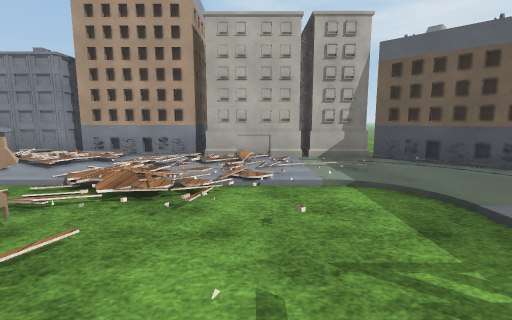
view 1 (above)

24 first-person views from a walk through a 3-D level made in the Unity game engine. The camera is 1.3 m above the floor, tilts 8° down and sees 85° across. The floor is counted in squares, 1 m on a side. Each view is taken from the middle of a square. On the plan, view 1 faces up. The plan holds only what a view shows up to about 13 squares ahead; the rest is blank. The place goes on beyond the plan. The terrain is drawn as flat ground. Surface patterns are stand-ins for the level's own textures.

view 2
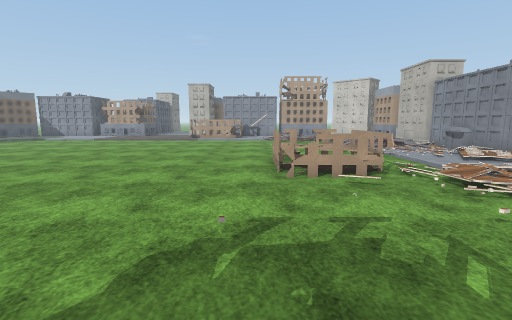

view 3
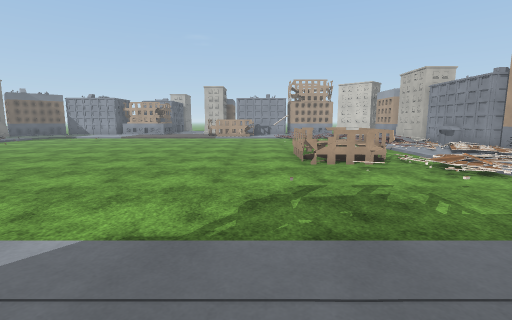

view 4
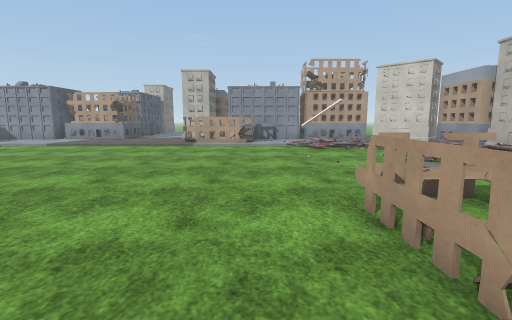

view 5
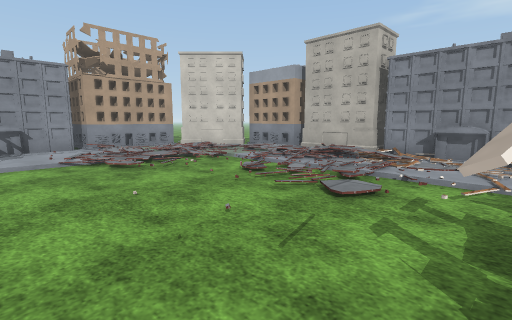

view 6
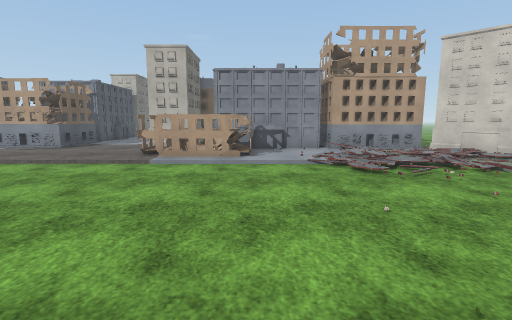

view 7
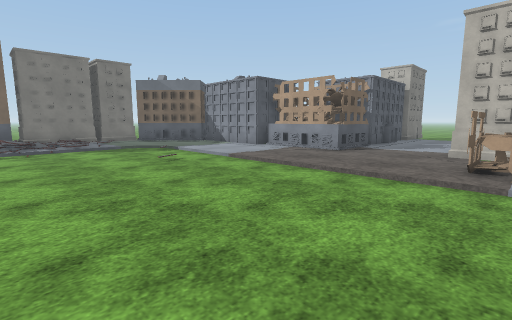

view 8
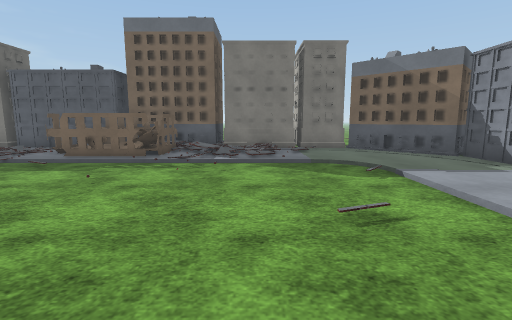

view 9
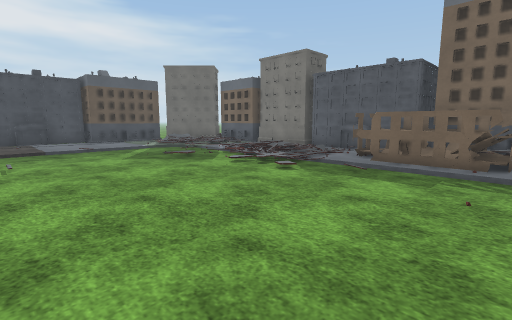

view 10
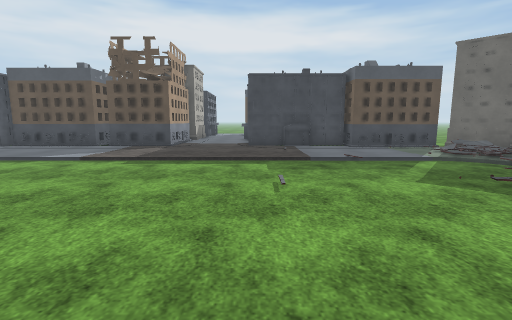

view 11
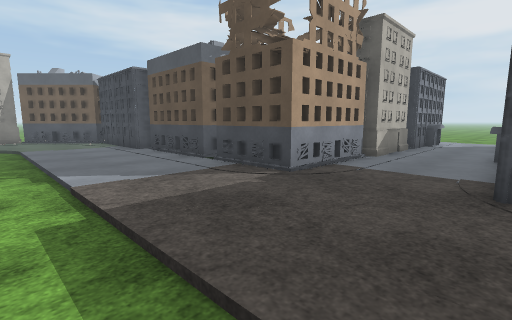

view 12
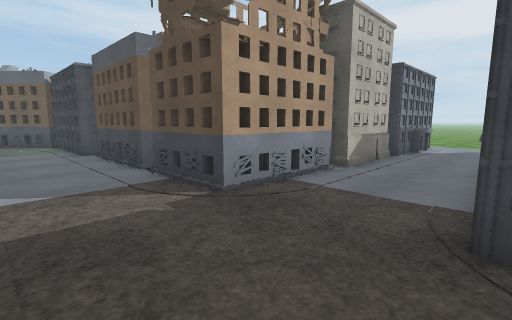

view 13
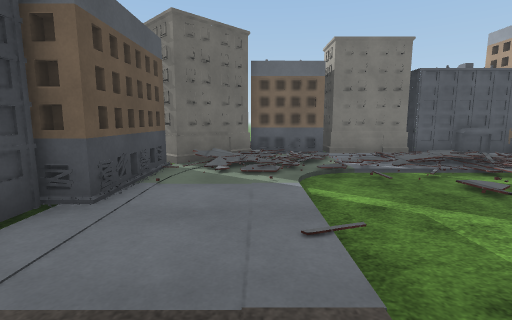

view 14
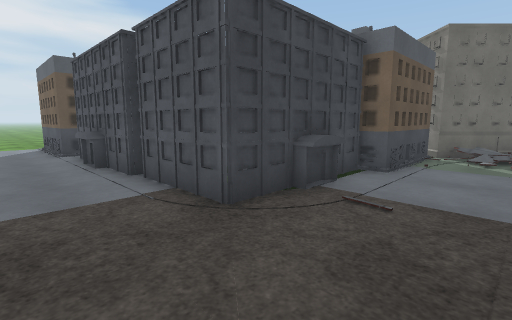

view 15
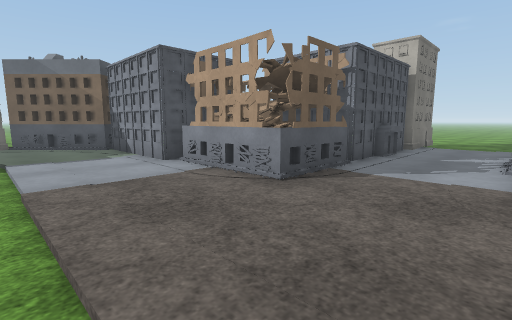

view 16
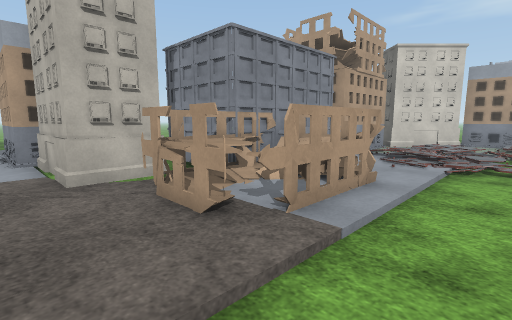

view 17
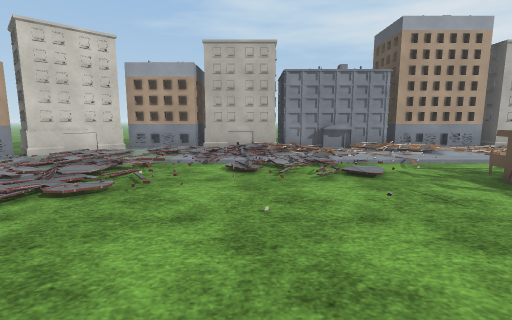

view 18
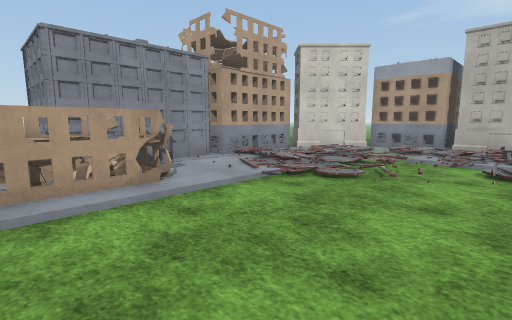

view 19
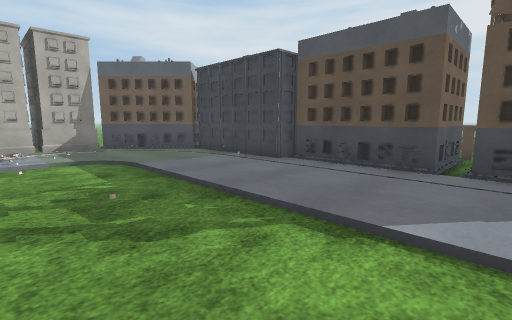

view 20
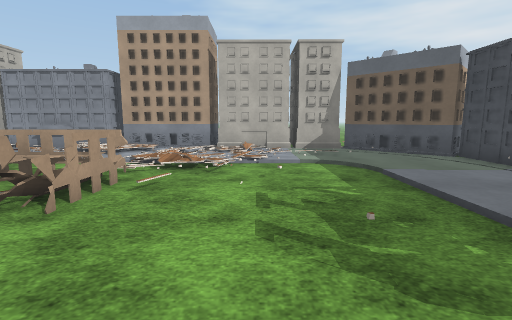

view 21
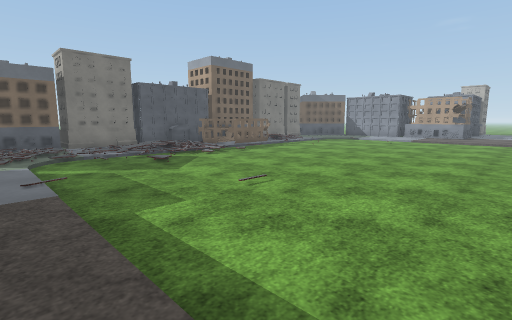

view 22
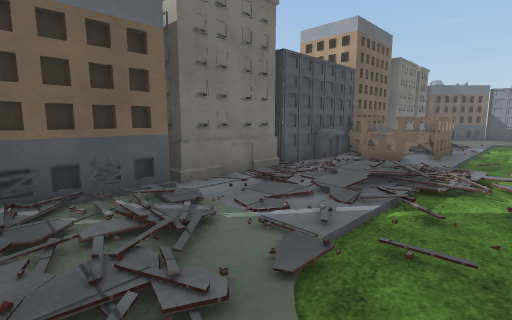

view 23
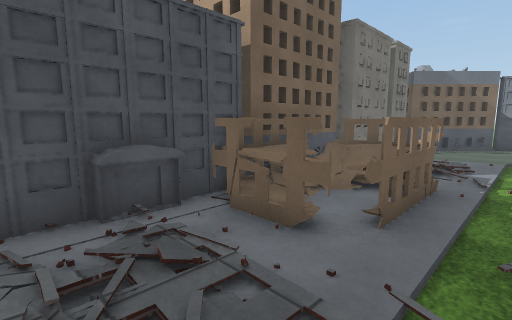

view 24
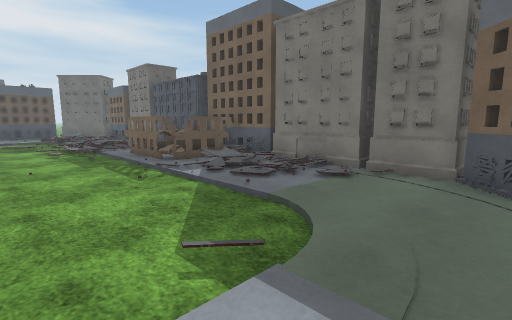

### Floor plan
Key: @ floor where view 1 was taken; # wall or solid block; . main floor; : floor 0.25 m higher than the main floor; / step, stairs or slope; B building; O other object.
Columns run from 29 left of view 1 to 20 right of it. Each row starts with its distance up from view 1.
 12               B           BB   #B
 11               #            B   #
 10               #   #    B###B  B#
  9            BBBBBBB##BB#:/B.BBBB#BB##
  8           ##.//:////.////////.....B##
  7          ## ://////./..././........B#
  6         BB.:/..././......://./......#
  5        B B/////..///../...////......#
  4       BB B////.../////...////.......#  B
  3       BBBB//////..../.OOOOO.........#  B
  2        B B./////.......O..O.........##
  1          #..:/........OOOOO.........B#
  0          #............#......@......B#
 -1          BOO........................B#
 -2         ##OOO.......................B##BO
 -3       B##BO.O........................BBBBO
 -4         #OOOO.......................BBB B
 -5         BOOO........................BB  B
 -6  ###BBBBB...........................BBBBB##B#####
 -7 ..............................................BB.
 -8 ..................................................
 -9 ...B......................................BB.BBBBB
-10 B##B##BBBB..........................B########B
-11      #BBBB..........................B
-12      #BBBB..........................B
-13       BBBB....................../...B
-14        ###..........................B#
-15          #................../.......B
-16          #.../..........///./.......#
-17          #........//....////../..:..#
-18          #..........OOOO.////...///.#
-19          BB.....://OO.OO/////::////#B
-20           #B../////OOOOO.////..///##
-21           ###BBBBB//OOBBBBBBBBBBBB#
-22             ##B##BB##B#   ########

Positions as (right, up) in squares from view 1, and headings:
1: (0, 0), facing up
2: (4, 0), facing left
3: (6, -1), facing left
4: (-2, -1), facing left
5: (-7, -1), facing up-left
6: (-8, -1), facing left
7: (-10, -4), facing down-left
8: (-13, -9), facing down
9: (-10, -10), facing down-right
10: (-6, -10), facing right
11: (2, -10), facing up-right
12: (4, -10), facing up-right
13: (4, -10), facing down
14: (4, -7), facing down-right
15: (-16, -6), facing down-left
16: (-15, -7), facing up-left
17: (-12, -3), facing up
18: (-12, -4), facing up-left
19: (0, -4), facing up-right
20: (0, -3), facing up
21: (4, -6), facing down-left
22: (4, -16), facing down-left
23: (-3, -17), facing down-left
24: (-18, -14), facing down-right
